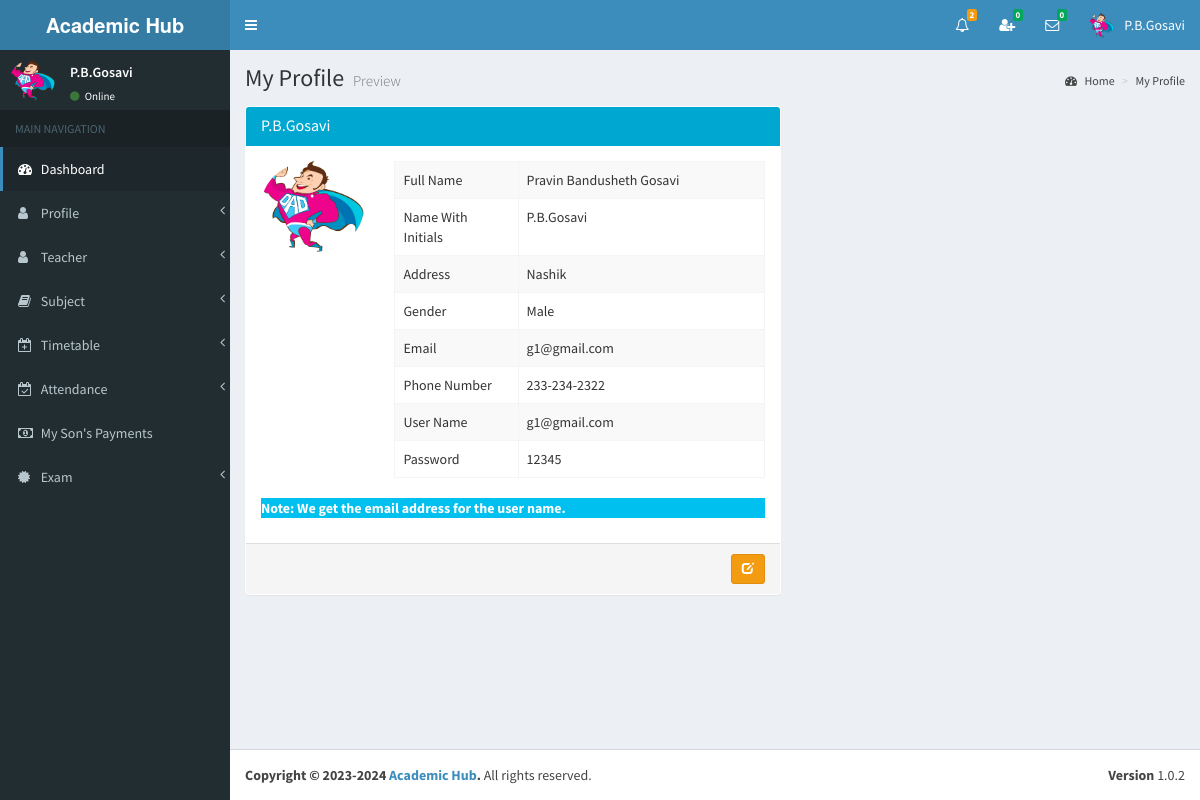
Page /view/parents_profile.php (signed in) on the committed database.
### tables this page shows
CREATE TABLE `parents` (
  `id` int(11) NOT NULL,
  `index_number` varchar(255) NOT NULL,
  `my_son_index` bigint(11) NOT NULL,
  `full_name` varchar(255) NOT NULL,
  `i_name` varchar(255) NOT NULL,
  `gender` varchar(255) NOT NULL,
  `address` varchar(255) NOT NULL,
  `phone` varchar(255) NOT NULL,
  `email` varchar(255) NOT NULL,
  `image_name` varchar(255) NOT NULL,
  `b_date` date NOT NULL,
  `reg_date` date NOT NULL,
  `reg_year` year(4) NOT NULL,
  `reg_month` varchar(255) NOT NULL,
  `_status` varchar(255) NOT NULL
);

CREATE TABLE `user` (
  `id` int(11) NOT NULL,
  `email` varchar(255) NOT NULL,
  `password` varchar(255) NOT NULL,
  `type` varchar(255) NOT NULL
);

### view/parents_profile.php (the view, shortened to what this page needs)
<?php include_once('head.php'); ?>
<?php include_once('header_parents.php'); ?>
<?php include_once('sidebar3.php'); ?>
<div class="content-wrapper">
    <section class="content-header">
    	<h1>
        	My Profile
        	<small>Preview</small>
        </h1>
        <ol class="breadcrumb">
        	<li><a href="#"><i class="fa fa-dashboard"></i> Home</a></li>
            <li><a href="#">My Profile</a></li>
    	</ol>
	</section>
<?php
include_once('../controller/config.php');
$index=$_SESSION["index_number"];
$sql="SELECT * FROM parents WHERE index_number='$index'";
$result=mysqli_query($conn,$sql);
$row=mysqli_fetch_assoc($result);
$full_name=$row['full_name'];
$i_name=$row['i_name'];
$gender=$row['gender'];
$address=$row['address'];
$phone=$row['phone'];
$email=$row['email'];
$image=$row['image_name'];
$sql1="SELECT * FROM user WHERE email='$email'";
$result1=mysqli_query($conn,$sql1);
$row1=mysqli_fetch_assoc($result1);
$user_name=$row1['email'];
$password=$row1['password'];
?>
	<section class="content">
    	<div class="row">
        	<div class="col-md-7">
            	<div class="panel">
                	<div class="panel-heading bg-aqua-active">
                    	<h4 class="panel-title" id="hname"><?php echo $i_name; ?></h4>
                    </div>
                    <div class="panel-body">
                    	<div class="row" id="my_profile">
                			<div class="col-md-3">
                				<img id="photo2" alt="User Pic" src="../<?php echo $image; ?>" class="img-circle img-responsive">
                			</div>
                			<div class=" col-md-9">
                  				<table class="table table-bordered table-striped">
                    				<tbody>
                      					<tr>
                        					<td class="col-md-4">Full Name</td>
                        					<td id="full_name"><?php echo $full_name; ?></td>
                      					</tr>
                      					<tr>
                        					<td>Name With Initials</td>
                        					<td id="i_name"><?php echo $i_name; ?> </td>
                      					</tr>
                             			<tr>
                        					<td>Address</td>
                        					<td id="address"><?php echo $address; ?> </td>
                      					</tr>
                        				<tr>
                        					<td>Gender</td>
                        					<td id="gender"><?php echo $gender; ?> </td>
                      					</tr>
                      					<tr>
                        					<td>Email</td>
                        					<td id="email"><?php echo $email; ?> </td>
                      					</tr>
                                        <tr>
                        					<td>Phone Number</td>
                        					<td id="phone"><?php echo $phone; ?> </td>
                      					</tr>
                                        <tr>
                        					<td>User Name</td>
                        					<td id="email"><?php echo $user_name; ?> </td>
                      					</tr>
                                        <tr>
                        					<td>Password</td>
                        					<td id="phone"><?php echo $password; ?> </td>
                      					</tr>
                    				</tbody>
                  				</table>
                  			</div>
                   		</div>
                        <p class="alert-info" id="note1"><strong>Note: We get the email address for the user name.</strong></p>
                     </div>
                     <div class="panel-footer text-right" id="panel_footer" >
                    	<a href="#" onClick="editMyProfile('<?php echo $index; ?>')" type="button" class="btn btn-sm btn-warning" id="btnEdit"><i class="glyphicon glyphicon-edit"></i></a>
                    </div>
            	</div>
        	</div>
		</div>
	</section>
</div>
<?php include_once('footer.php');?>

### view/header_parents.php (shortened to what this page needs)
<body class="hold-transition skin-blue sidebar-mini" >
<div class="wrapper">
  <header class="main-header" >
    <a href="" class="logo">
      <span class="logo-lg"><strong>Academic Hub </strong></span>
    </a>
    <nav class="navbar navbar-static-top">
		<a href="#" class="sidebar-toggle" data-toggle="offcanvas" role="button">
       	</a>
		<div class="navbar-custom-menu">
			<ul class="nav navbar-nav">
              <li class="dropdown notifications-menu">
                <a href="#" class="dropdown-toggle" data-toggle="dropdown">
                  <i class="fa fa-bell-o"></i>
<?php
include_once('../controller/config.php');
$my_type=$_SESSION["type"];
$my_index=$_SESSION["index_number"];
if($my_type == 'Parents'){
	$sql1="SELECT COUNT(id) FROM notification_history WHERE user_type='Parents' AND index_number='$my_index' AND _isread='0'";
	$result1=mysqli_query($conn,$sql1);
	$row1=mysqli_fetch_assoc($result1);
	$notfi_count=$row1['COUNT(id)'];
?>
                  <span class="label label-warning"><?php echo $notfi_count; ?></span>
                </a>
              </li>
<?php }  ?>
<?php
include_once('../controller/config.php');
$my_index=$_SESSION["index_number"];
$my_type=$_SESSION["type"];
$sql="SELECT count(id)
      FROM my_friends
      WHERE my_index='$my_index' AND _status='Pending' AND _isread='0'";
$result=mysqli_query($conn,$sql);
$row=mysqli_fetch_assoc($result);
$unread_count=$row['count(id)'];
?>
              <li class="dropdown messages-menu"  id="friend_request">
              	<a href="#" class="dropdown-toggle" data-toggle="dropdown" onClick="showFriendRequest('<?php echo $my_index; ?>','<?php echo $my_type; ?>')">
                  <i class="fa fa-user-plus"></i>
                  <span class="label label-success"><?php echo $unread_count; ?></span>
                </a>
              </li>
<?php
include_once('../controller/config.php');
$my_index=$_SESSION["index_number"];
$unread_msg_count=0;
$sql="SELECT * FROM my_friends WHERE my_index='$my_index'";
$result=mysqli_query($conn,$sql);
while($row=mysqli_fetch_assoc($result)){
	$friend_index=$row['friend_index'];
	$sql1="SELECT count(id)
		  FROM online_chat
		  WHERE user_index='$friend_index' AND _isread='0'";
	$result1=mysqli_query($conn,$sql1);
	$row1=mysqli_fetch_assoc($result1);
	$unread_msg_count+=$row1['count(id)'];
}
?>
              <li class="dropdown messages-menu" id="unread_msg">
                <a href="#" class="dropdown-toggle" data-toggle="dropdown" >
                  <i class="fa fa-envelope-o"></i>
                  <span class="label label-success"><?php echo $unread_msg_count; ?></span>
                </a>
<?php
include_once('../controller/config.php');
$index=$_SESSION["index_number"];
$type=$_SESSION["type"];
$time='';
$file_path='';
	$sql="SELECT
           DISTINCT conversation_id,friend_index
           FROM
              my_friends
           WHERE
              	my_index='$index'
           ORDER BY
              conversation_id";
	$result=mysqli_query($conn,$sql);
	while($row=mysqli_fetch_assoc($result)){
		$conversation_id=$row['conversation_id'];
		$friend_index=$row['friend_index'];
		$sql3="SELECT * FROM my_friends WHERE conversation_id='$conversation_id' and friend_index='$friend_index'";
		$result3=mysqli_query($conn,$sql3);
		$row3=mysqli_fetch_assoc($result3);
		$friend_type=$row3['friend_type'];
		if($friend_type == "Admin"){
			$sql1="SELECT * FROM admin WHERE index_number='$friend_index'";
			$result1=mysqli_query($conn,$sql1);
			$row1=mysqli_fetch_assoc($result1);
			$friend_name=$row1['i_name'];
			$friend_image=$row1['image_name'];
		}
		if($friend_type == "Teacher"){
			$sql1="SELECT * FROM teacher WHERE index_number='$friend_index'";
			$result1=mysqli_query($conn,$sql1);
			$row1=mysqli_fetch_assoc($result1);
			$friend_name=$row1['i_name'];
			$friend_image=$row1['image_name'];
		}
		if($friend_type == "Student"){
			$sql1="SELECT * FROM student WHERE index_number='$friend_index'";
			$result1=mysqli_query($conn,$sql1);
			$row1=mysqli_fetch_assoc($result1);
			$friend_name=$row1['i_name'];
			$friend_image=$row1['image_name'];
		}
		$sql2="SELECT * FROM online_chat WHERE conversation_id='$conversation_id' ORDER BY id DESC LIMIT 1";
		$result2=mysqli_query($conn,$sql2);
		while($row2=mysqli_fetch_assoc($result2)){
			$last_msg=$row2['msg'];
			$msg_time=$row2['time'];
			$datetime1 = new DateTime($msg_time);
			$datetime2 = new DateTime();
			$interval = $datetime1->diff($datetime2);
			$year = $interval->format('%y y ');
			$month = $interval->format('%m m ');
			$days = $interval->format('%a d');
			$hours = $interval->format('%h h');
			$minutes = $interval->format('%i mins');
			$seconds = $interval->format('%s sec');
			if($year>0){
				$time=$year;
			}else if($month>0){
				$time=$month;
			}else if($days>0){
				$time=$days;
			}else if($hours>0){
				$time=$hours;
			}else if($minutes>0){
				$time=$minutes;
			}else{
				$time=$seconds;
			}
			if($type=="Admin"){
				$file_path="my_friends.php?do=showChatBox&my_index=$index&conversation_id=$conversation_id&friend_index=$friend_index&my_type=$type";
			}
			if($type=="Teacher"){
				$file_path="my_friends2.php?do=showChatBox&my_index=$index&conversation_id=$conversation_id&friend_index=$friend_index&my_type=$type";
			}
			if($type=="Student"){
				$file_path="my_friends1.php?do=showChatBox&my_index=$index&conversation_id=$conversation_id&friend_index=$friend_index&my_type=$type";
			}
?>
                      <li>
                        <a href="<?php echo $file_path; ?>" onClick="msgRead('<?php echo $index; ?>','<?php echo $conversation_id; ?>','<?php echo $friend_index; ?>','<?php echo $type; ?>')">
                          <div class="pull-left">
                            <img src="../<?php echo $friend_image; ?>" class="img-circle" alt="User Image">
                          </div>
                          <h4>
                            <?php echo $friend_name; ?>
                            <small><i class="fa fa-clock-o"></i> <?php echo $time; ?></small>
                          </h4>
                          <p><?php echo $last_msg; ?></p>
                        </a>
                      </li>
 <?php } } ?>
              </li>
<?php
include_once('../controller/config.php');
if($type=="Parents"){
	$sql="SELECT * FROM parents WHERE index_number='$index'";
	$result=mysqli_query($conn,$sql);
	$row=mysqli_fetch_assoc($result);
}
?>
            	<li class="dropdown user user-menu">
                    <a href="#" class="dropdown-toggle" data-toggle="dropdown">
                      <img src="../<?php echo $row['image_name']; ?>" class="user-image" alt="User Image">
                      <span class="hidden-xs"><?php echo $row['i_name']; ?></span>
                    </a>
              </li>
            </ul>
        </div>
	</nav>
  </header>

### view/sidebar3.php (shortened to what this page needs)
  <aside class="main-sidebar">
    <section class="sidebar">
<?php
include_once('../controller/config.php');
$index=$_SESSION["index_number"];
$sql="SELECT * FROM parents WHERE index_number='$index'";
$result=mysqli_query($conn,$sql);
$row=mysqli_fetch_assoc($result);
$name=$row['i_name'];
$image=$row['image_name'];
?>
      <div class="user-panel">
      	<div class="pull-left image">
        	<img src="../<?php echo $image; ?>" class="img-circle" alt="User Image">
        </div>
        <div class="pull-left info">
        	<p><?php echo $name; ?></p>
            <a href="#"><i class="fa fa-circle text-success"></i> Online</a>
        </div>
      </div>
      <ul class="sidebar-menu">
        <li class="header">MAIN NAVIGATION</li>
        <li class="active treeview">
          <a href="dashboard3.php">
            <i class="fa fa-dashboard"></i> <span>Dashboard</span>
          </a>
        </li>
        <li class="treeview">
          <a href="#">
            <i class="fa fa-user"></i>
            <span>Profile</span>
            <span class="pull-right-container">
              <i class="fa fa-angle-left pull-right"></i>
            </span>
          </a>
        </li>
        <li class="treeview">
          <a href="#">
            <i class="fa fa-user"></i>
            <span>Teacher</span>
            <span class="pull-right-container">
              <i class="fa fa-angle-left pull-right"></i>
            </span>
          </a>
        </li>
        <li class="treeview">
          <a href="#">
            <i class="fa fa-book"></i>
            <span>Subject</span>
            <span class="pull-right-container">
              <i class="fa fa-angle-left pull-right"></i>
            </span>
          </a>
        </li>
         <li class="treeview">
          <a href="#">
            <i class="fa fa-calendar-plus-o"></i>
            <span>Timetable</span>
            <span class="pull-right-container">
              <i class="fa fa-angle-left pull-right"></i>
            </span>
          </a>
        </li>
         <li class="treeview">
          <a href="#">
            <i class="fa fa-calendar-check-o"></i>
            <span>Attendance</span>
            <span class="pull-right-container">
              <i class="fa fa-angle-left pull-right"></i>
            </span>
          </a>
        </li>
         <li>
          <a href="my_sons_payments.php">
            <i class="fa fa-money"></i> <span>My Son's Payments</span>
          </a>
        </li>
        <li class="treeview">
          <a href="#">
            <i class="fa fa-certificate"></i>
            <span>Exam</span>
            <span class="pull-right-container">
              <i class="fa fa-angle-left pull-right"></i>
            </span>
          </a>
        </li>
      </ul>
    </section>
  </aside>

### rows in the picture
parents: image_name (picture), i_name "P.B.Gosavi", full_name "Pravin Bandusheth Gosavi", address "Nashik", gender "Male", email "g1@gmail.com", phone "233-234-2322"
user: email "g1@gmail.com", password "12345"

### other values in the picture
$notfi_count "2"
$unread_count "0"
$unread_msg_count "0"
